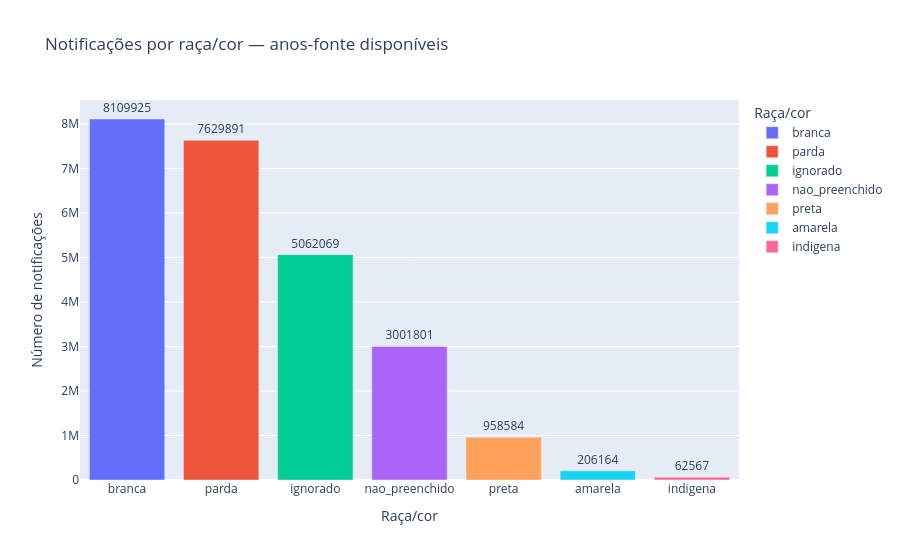

This figure's notebook cell:
### Code cell
summary = raw.group_by("raca").len(name="Contagem").sort("Contagem", descending=True).collect().to_pandas()
summary["raca"] = summary["raca"].fillna("Não informado")
fig = px.bar(summary, x="raca", y="Contagem", text="Contagem", color="raca",
             title="Notificações por raça/cor — anos-fonte disponíveis",
             labels={"Contagem": "Número de notificações", "raca": "Raça/cor"})
fig.update_traces(textposition="outside")
fig.show()

### Figure 1 — Plotly figure (JSON) as saved in the notebook; plotly's stock layout.template omitted (floating-point values rounded to 4 significant figures)
{"data": [{"hovertemplate": "Raça/cor=%{x}<br>Número de notificações=%{text}<extra></extra>", "legendgroup": "branca", "marker": {"color": "#636efa", "pattern": {"shape": ""}}, "name": "branca", "orientation": "v", "showlegend": true, "text": [8110000.0], "textposition": "outside", "type": "bar", "x": ["branca"], "xaxis": "x", "y": [8109925], "yaxis": "y"}, {"hovertemplate": "Raça/cor=%{x}<br>Número de notificações=%{text}<extra></extra>", "legendgroup": "parda", "marker": {"color": "#EF553B", "pattern": {"shape": ""}}, "name": "parda", "orientation": "v", "showlegend": true, "text": [7630000.0], "textposition": "outside", "type": "bar", "x": ["parda"], "xaxis": "x", "y": [7629891], "yaxis": "y"}, {"hovertemplate": "Raça/cor=%{x}<br>Número de notificações=%{text}<extra></extra>", "legendgroup": "ignorado", "marker": {"color": "#00cc96", "pattern": {"shape": ""}}, "name": "ignorado", "orientation": "v", "showlegend": true, "text": [5062000.0], "textposition": "outside", "type": "bar", "x": ["ignorado"], "xaxis": "x", "y": [5062069], "yaxis": "y"}, {"hovertemplate": "Raça/cor=%{x}<br>Número de notificações=%{text}<extra></extra>", "legendgroup": "nao_preenchido", "marker": {"color": "#ab63fa", "pattern": {"shape": ""}}, "name": "nao_preenchido", "orientation": "v", "showlegend": true, "text": [3002000.0], "textposition": "outside", "type": "bar", "x": ["nao_preenchido"], "xaxis": "x", "y": [3001801], "yaxis": "y"}, {"hovertemplate": "Raça/cor=%{x}<br>Número de notificações=%{text}<extra></extra>", "legendgroup": "preta", "marker": {"color": "#FFA15A", "pattern": {"shape": ""}}, "name": "preta", "orientation": "v", "showlegend": true, "text": [958600.0], "textposition": "outside", "type": "bar", "x": ["preta"], "xaxis": "x", "y": [958584], "yaxis": "y"}, {"hovertemplate": "Raça/cor=%{x}<br>Número de notificações=%{text}<extra></extra>", "legendgroup": "amarela", "marker": {"color": "#19d3f3", "pattern": {"shape": ""}}, "name": "amarela", "orientation": "v", "showlegend": true, "text": [206200.0], "textposition": "outside", "type": "bar", "x": ["amarela"], "xaxis": "x", "y": [206164], "yaxis": "y"}, {"hovertemplate": "Raça/cor=%{x}<br>Número de notificações=%{text}<extra></extra>", "legendgroup": "indigena", "marker": {"color": "#FF6692", "pattern": {"shape": ""}}, "name": "indigena", "orientation": "v", "showlegend": true, "text": [62570.0], "textposition": "outside", "type": "bar", "x": ["indigena"], "xaxis": "x", "y": [62567], "yaxis": "y"}], "layout": {"barmode": "relative", "legend": {"title": {"text": "Raça/cor"}, "tracegroupgap": 0}, "title": {"text": "Notificações por raça/cor — anos-fonte disponíveis"}, "xaxis": {"anchor": "y", "categoryarray": ["branca", "parda", "ignorado", "nao_preenchido", "preta", "amarela", "indigena"], "categoryorder": "array", "domain": [0.0, 1.0], "title": {"text": "Raça/cor"}}, "yaxis": {"anchor": "x", "domain": [0.0, 1.0], "title": {"text": "Número de notificações"}}}}
